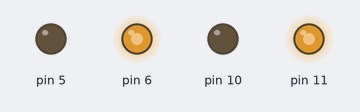
The sketch below on a simulated Arduino Uno, built with avr-gcc and run on an emulated ATmega328P. Parts: output pins drawn as LEDs (lit = HIGH).

Above: at 0.1 s.
Timing chart, 0 to 1.6 s (numbered marks = the images above):
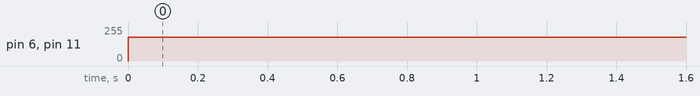

Measured:
- by itself, pin 6, pin 11: 0/255 → 180/255 at 0.00 s

The sketch:

motor_test.ino
```cpp
void setup() {
  // put your setup code here, to run once:
  pinMode(10, OUTPUT);
  pinMode(11, OUTPUT);
  pinMode(6, OUTPUT);
  pinMode(5, OUTPUT);
}

void loop() {
  // put your main code here, to run repeatedly:
  //FORWARD MOTION
  //LEFT WHEEL - PINS 10 AND 11
  /*digitalWrite(10,LOW);
  digitalWrite(11,HIGH);
  //RIGHT WHEEL - PINS 6 AND 5
  digitalWrite(5,LOW);
  digitalWrite(6,HIGH);*/

  analogWrite(10,0);
  analogWrite(11,180);
  analogWrite(5,0);
  analogWrite(6,180);


}
```
